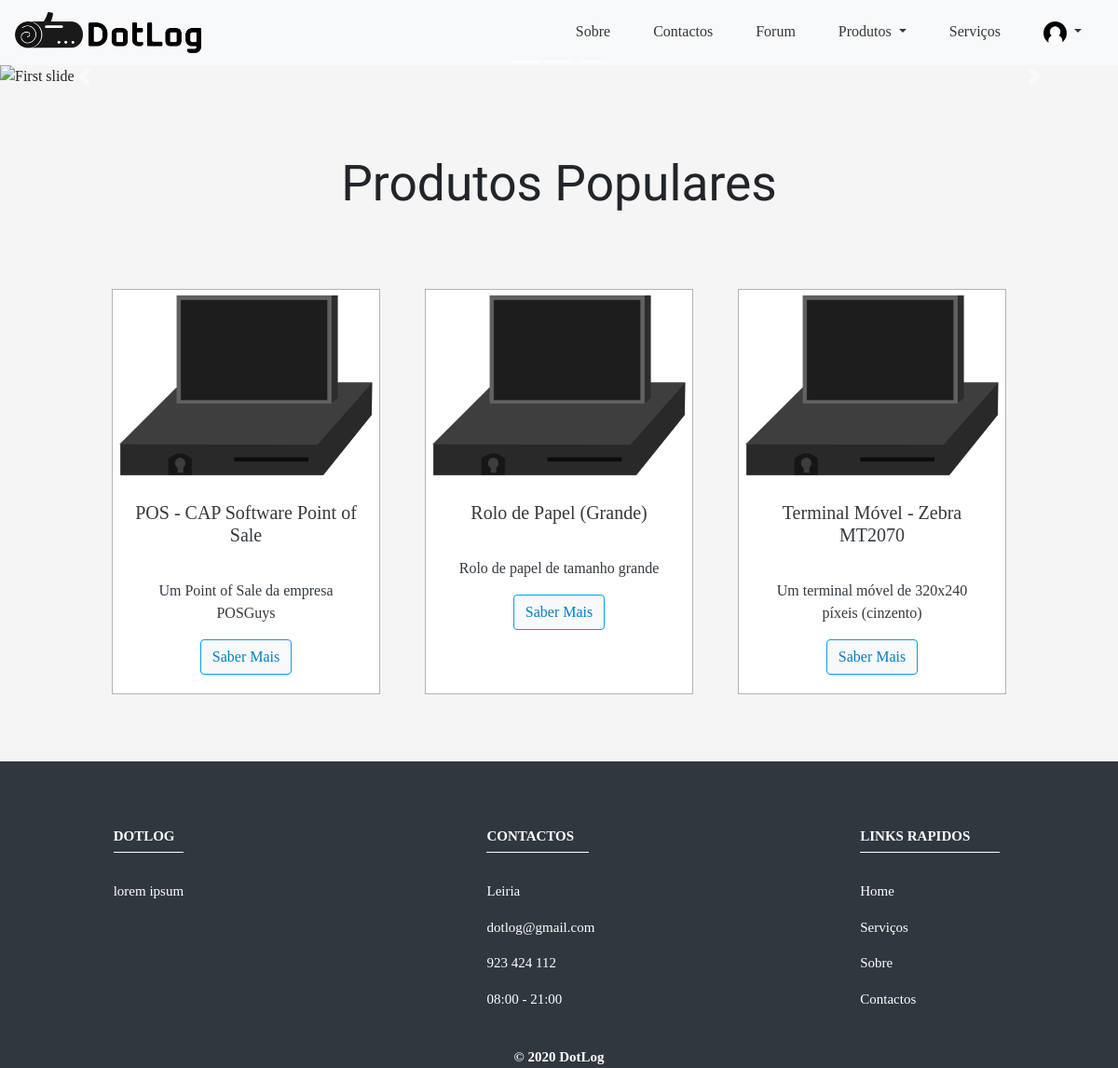
The page / on the database its author committed.
### tables this page shows
CREATE TABLE `produto` (
  `ProdutoID` int(11) NOT NULL AUTO_INCREMENT,
  `Nome` varchar(255) NOT NULL,
  `Imagem` blob DEFAULT NULL,
  `Descricao` varchar(150) DEFAULT NULL,
  `Preco` decimal(6,2) NOT NULL,
  `CategoriaID` int(11) NOT NULL,
  `SubCategoriaID` int(11) NOT NULL,
  PRIMARY KEY (`ProdutoID`),
  KEY `CategoriaID` (`CategoriaID`),
  KEY `SubCategoriaID` (`SubCategoriaID`),
  CONSTRAINT `produto_ibfk_1` FOREIGN KEY (`CategoriaID`) REFERENCES `categorias` (`CategoriaID`),
  CONSTRAINT `produto_ibfk_2` FOREIGN KEY (`SubCategoriaID`) REFERENCES `subcategorias` (`SubCategoriaID`)
);

### index.php (the view, shortened to what this page needs)
<!DOCTYPE html>
<html lang="en">
<head>
  <link href="css/bootstrap.min.css" rel="stylesheet">
  <link rel="stylesheet" type="text/css" href="css/simple.css">
  <link rel="stylesheet" type="text/css" href="css/inicial.css">
</head>
<body>
	<?php
		require_once "navbar.php";
	?>
<div id="carouselExampleIndicators" class="carousel slide before_navbar" data-ride="carousel">
  <ol class="carousel-indicators">
    <li data-target="#carouselExampleIndicators" data-slide-to="0" class="active"></li>
    <li data-target="#carouselExampleIndicators" data-slide-to="1"></li>
    <li data-target="#carouselExampleIndicators" data-slide-to="2"></li>
  </ol>
  <div class="carousel-inner">
    <div class="carousel-item active">
		<img class="d-block w-100" src="images/Homepage/Slider_b.png" alt="First slide">
    </div>
  </div>
  <a class="carousel-control-prev" href="#carouselExampleIndicators" role="button" data-slide="prev">
    <span class="carousel-control-prev-icon" aria-hidden="true"></span>
  </a>
  <a class="carousel-control-next" href="#carouselExampleIndicators" role="button" data-slide="next">
    <span class="carousel-control-next-icon" aria-hidden="true"></span>
  </a>
</div>
<div class=".container">
<br><br><br>
<h1 class="text-center" style="font-size:40pt; font-family:oxanium">Produtos Populares</h1>
<br><br><br>
<div class="row justify-content-center">
	<?php
		require_once "connectdb.php";
		$query1 = "select * from produto where produtoID = 6";
		$query2 = "select * from produto where produtoID = 5";
		$query3 = "select * from produto where produtoID = 8";
		$card1 = $conn->query($query1);
		$card2 = $conn->query($query2);
		$card3 = $conn->query($query3);
		if ($card1) {
			$card_array = array(
					1 => $card1,
					2 => $card2,
					3 => $card3,
				);
				foreach ($card_array as $for_card => $for_card_value) {
			if($for_card_value->num_rows == 1) {
				$row = $for_card_value->fetch_assoc();
				?>
				<div class="card text-center text-dark servicos_lista servicos_card" style="width: 18rem;">
					<img src="images/Homepage/POS.png" class="card-img-top">
					<div class="card-body">
						<h5 class="card-title"><?= $row['Nome'] ?></h5>
						<br>
						<p class="card-text"><?= $row['Descricao'] ?></p>
						<a href="servicos.php" class="btn btn-primary btn-light servico_button">Saber Mais</a>
					</div>
				</div>
				<?php }}
		} else {
				$code = $conn->connect_errno;
				$message = $conn->connect_errno;
				$error_message = "Falha na ligação da base de dados (query1)";
		}
	?>
</div>
<br><br><br>
</div>
  <footer class="page-footer font-small unique-color-dark footer" style="background-color: #30373f;"><br>
    <div class="container text-center text-md-left mt-5">
      <div class="row mt-3">
        <div class="col-md-3 col-lg-4 col-xl-3 mx-auto mb-4">
          <h6 class="text-uppercase font-weight-bold">Dotlog</h6>
          <hr class="white mb-4 mt-0 d-inline-block mx-auto" style="width: 75px;border-top: 1px solid rgb(255,255,255)">
          <p>lorem ipsum</p>
        </div>
        <div class="col-md-4 col-lg-3 col-xl-3 mx-auto mb-md-0 mb-4">
          <h6 class="text-uppercase font-weight-bold">Contactos</h6>
          <hr class="white mb-4 mt-0 d-inline-block mx-auto" style="width: 110px;border-top: 1px solid rgb(255,255,255)">
          <p>Leiria</p>
          <p>dotlog@gmail.com</p>
          <p>923 424 112</p>
          <p>08:00 - 21:00</p>
        </div>
        <div class="col-md-2 col-lg-2 col-xl-2 mx-auto mb-4">
          <h6 class="text-uppercase font-weight-bold">Links Rapidos</h6>
          <hr class="white mb-4 mt-0 d-inline-block mx-auto" style="width: 150px;border-top: 1px solid rgb(255,255,255)">
          <p>
            <a href="#!">Home</a>
          </p>
          <p>
            <a href="#!">Serviços</a>
          </p>
          <p>
            <a href="#!">Sobre</a>
          </p>
          <p>
            <a href="#!">Contactos</a>
          </p>
        </div>
      </div>
	  <div class="footer-copyright text-center font-weight-bold" style="color: white;font-size: 11t;">© 2020 DotLog
    </div>
    </div>
  </footer>
</body>
</html>

### navbar.php (shortened to what this page needs)
<nav class="navbar navbar-expand-lg navbar-light bg-light">
    <a class="navbar-brand" href="index.php"><img src="images/dotlog_logo.png" class="logo" style="width: 200px"></a>
    <div class="collapse navbar-collapse" id="navbarSupportedContent">
      <form class="form-inline my-2 my-lg-0">
        <ul class="navbar-nav mr-auto opcao">
          <li class="nav-item opcao">
            <a class="nav-link" href="sobre.html">Sobre</a>
          </li>
          <li class="nav-item">
            <a class="nav-link opcao" href="contactos.html">Contactos</a>
          </li>
		  <li class="nav-item">
            <a class="nav-link opcao" href="forum.php">Forum</a>
          </li>
          <li class="nav-item dropdown">
            <a class="nav-link dropdown-toggle" href="#" id="navbarDropdown" role="button" data-toggle="dropdown" aria-haspopup="true" aria-expanded="false">
              Produtos
            </a>
          </li>
		  <li class="nav-item">
            <a class="nav-link opcao" href="servicos.php">Serviços</a>
          </li>
		  <li class="nav-item dropdown">
            <a class="nav-link dropdown-toggle" href="#" id="navbarDropdown" role="button" data-toggle="dropdown" aria-haspopup="true" aria-expanded="false">
              <img src="images/sign_in.png" class="signin" style="width: 25px">
            </a>
          </li>
        </ul>
      </form>
    </div>
  </nav>

### css/simple.css (style rules this page uses)
body { background-color: whitesmoke; margin: 0; }
.bg-light { background-color: white; }
.bg-light { background-color:white; }
.navbar-light .navbar-nav .nav-link { color: rgb(54, 54, 54); font-family:Verdana; }
.opcao { margin-right: 15%; color: rgb(54, 54, 54); font-weight: 400; }
.navbar { position:fixed; top:0; width:100%; z-index:5; }
.before_navbar { margin-top: 70px; }
.navbar-nav > li { margin-left:15px; margin-right:15px; }
.footer { font-size:15px; color: white; font-family: Verdana; }
.footer h6 { font-size:15px; }
.footer a { color: white; }

### css/inicial.css (style rules this page uses)
body { font-family:"verdana"; }
.servico_button { color:rgba(0,128,195,1); border-color:#00a2e8; }
.servicos_card { border-radius: 0; border-color:rgba(180,180,180,1); }
.servicos_lista { margin-left:2%; margin-right:2%; }
.row { margin-left:0; margin-right:0; }

### rows shown on the page
produto: Nome "POS - CAP Software Point of Sale", Descricao "Um Point of Sale da empresa POSGuys"
produto: Nome "Rolo de Papel (Grande)", Descricao "Rolo de papel de tamanho grande"
produto: Nome "Terminal Móvel - Zebra MT2070", Descricao "Um terminal móvel de 320x240 píxeis (cinzento)"
